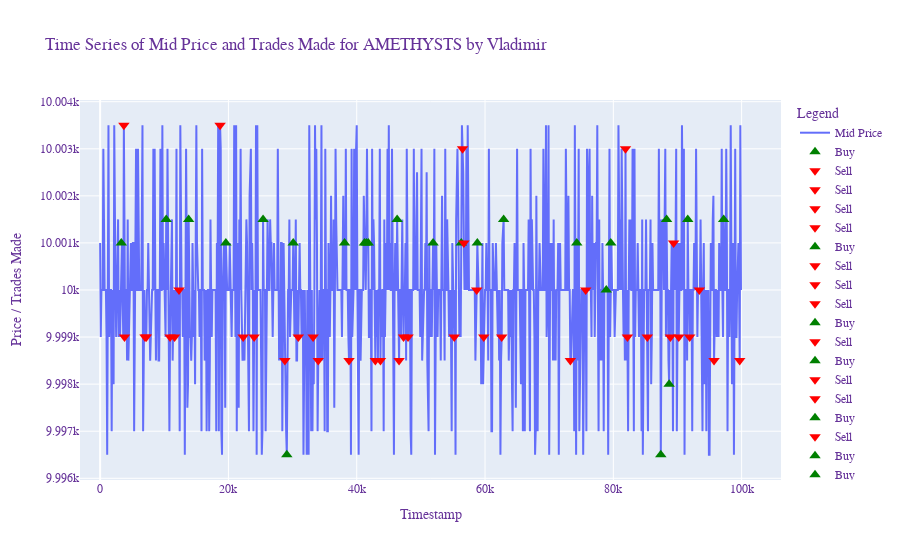
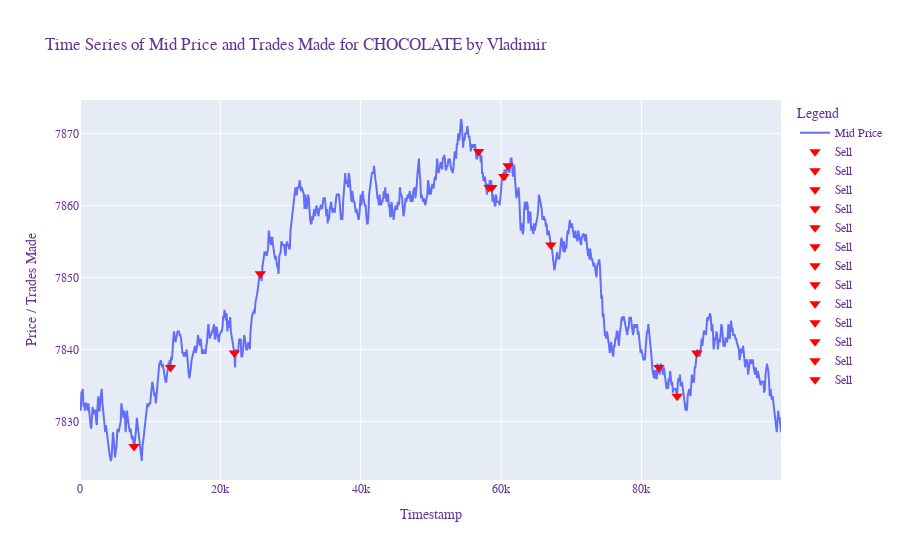
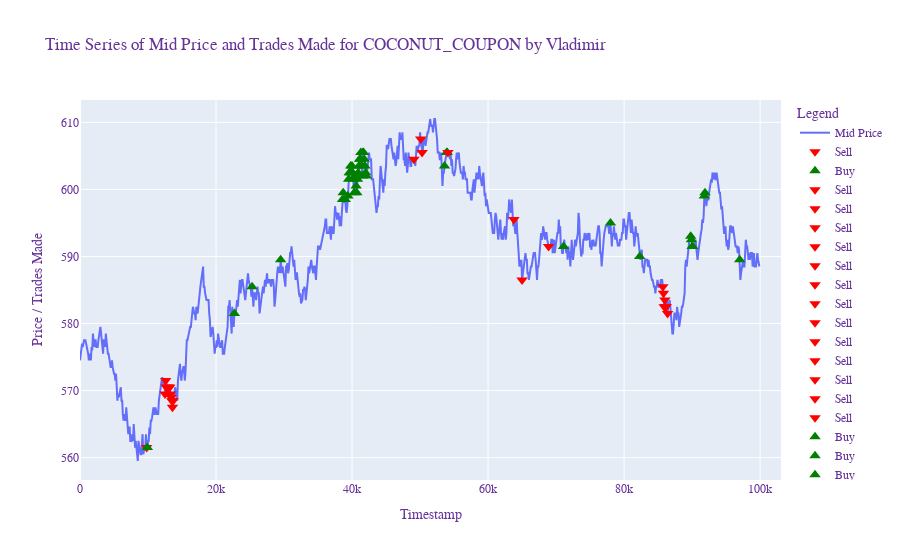
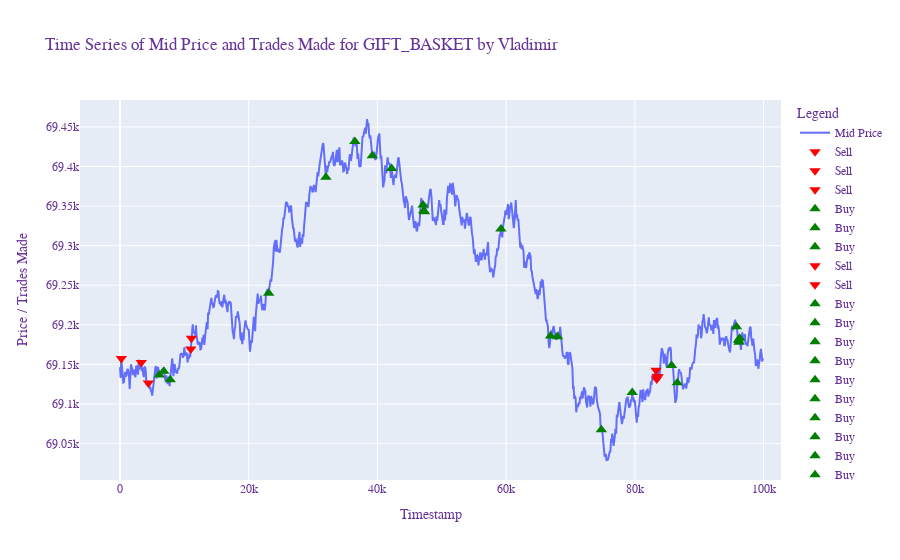

Notebook code for these charts, in order:
### Code cell
for PRODUCT in SYMBOLS_TRADED:
    sections = read_file_sections(r5_live_submission_log)
    activities_data = "\n".join(sections["Activities log:"])
    activities_df = pd.read_csv(StringIO(activities_data), delimiter=";")
    trade_history_text = "\n".join(sections["Trade History:"])
    trades = extract_trades(trade_history_text)
    trade_history_df = pd.DataFrame(trades)

    mid_price_df = activities_df[["timestamp", "product", "mid_price"]]

    # Pivot the DataFrame to normalize it by timestamp with multiple values
    mid_price_df = mid_price_df.pivot_table(
        index="timestamp",
        columns="product",
        values=["mid_price"],
        # aggfunc="mean",
    ).reset_index()

    # Flatten the MultiIndex in columns and rename appropriately
    mid_price_df.columns = [
        f"{col[1].lower()}_{col[0]}" if col[1] else col[0] for col in mid_price_df.columns
    ]

    product_mid_price_column = f"{PRODUCT.lower()}_mid_price"
    assert product_mid_price_column in mid_price_df.columns

    trade_history_df = trade_history_df[
        ((trade_history_df["buyer"] == TRADER) | (trade_history_df["seller"] == TRADER))
        & (trade_history_df["symbol"] == PRODUCT)
    ].copy()

    # Computing signed quantity
    trade_history_df["signed_quantity"] = trade_history_df.apply(
        lambda row: (
            row["quantity"]
            if row["buyer"] == TRADER
            else -row["quantity"] if row["seller"] == TRADER else 0
        ),
        axis=1,
    )

    # Creating pivot table
    trade_history_pivot_df = trade_history_df.pivot_table(
        index="timestamp", columns="symbol", values="signed_quantity", aggfunc="sum"
    )

    trade_history_pivot_df.columns = [
        f"{col}_trades_made" for col in trade_history_pivot_df.columns
    ]

    products_trades_made_column = f"{PRODUCT}_trades_made"

    assert products_trades_made_column in trade_history_pivot_df

    normalized_df = mid_price_df[["timestamp", product_mid_price_column]].copy()
    merged_df = pd.merge(normalized_df, trade_history_pivot_df, on="timestamp", how='left')

    # Creating the plot with Plotly
    fig = go.Figure()

    # Add mid price trace
    fig.add_trace(
        go.Scatter(
            x=merged_df["timestamp"],
            y=merged_df[product_mid_price_column],
            mode="lines",
            name="Mid Price",
        )
    )

    # Add trade arrows
    trade_col = f"{PRODUCT}_trades_made"
    if trade_col in merged_df.columns:
        for _, row in merged_df.iterrows():
            if row[trade_col] > 0:  # Buy
                fig.add_trace(
                    go.Scatter(
                        x=[row["timestamp"]],
                        y=[row[product_mid_price_column]],
                        mode="markers",
                        marker_symbol="triangle-up",
                        marker_color="green",
                        marker_size=10,
                        name="Buy",
                    )
                )
            elif row[trade_col] < 0:  # Sell
                fig.add_trace(
                    go.Scatter(
                        x=[row["timestamp"]],
                        y=[row[product_mid_price_column]],
                        mode="markers",
                        marker_symbol="triangle-down",
                        marker_color="red",
                        marker_size=10,
                        name="Sell",
                    )
                )

    fig.update_layout(
        title=f"Time Series of Mid Price and Trades Made for {PRODUCT} by {TRADER}",
        xaxis_title="Timestamp",
        yaxis_title="Price / Trades Made",
        legend_title="Legend",
        font=dict(family="Courier New, monospace", size=12, color="RebeccaPurple"),
    )


    df = trade_history_df
    df_filtered = df[df["symbol"] == PRODUCT]
    # Filter where trader is either buyer or seller
    df_trader = df_filtered[
        (df_filtered["buyer"] == TRADER) | (df_filtered["seller"] == TRADER)
    ]
    df_trader["cum_qty"] = df_trader["signed_quantity"].cumsum()
    df_trader["cash_value"] = (df_trader["price"] * -df_trader["signed_quantity"]).cumsum()
    final_cash_value = df_trader.iloc[-1]["cash_value"]
    final_qty = df_trader.iloc[-1]["cum_qty"]
    # liq_val = df_trader.iloc[-1]["price"]
    liq_val = activities_df[activities_df["product"] == PRODUCT].iloc[-1]["mid_price"]
    net_pnl = final_cash_value + (final_qty * liq_val)
    print(f"{TRADER}: Net P&L for {PRODUCT} = {net_pnl}")

    # Show the figure
    fig.show()

### Figure 1 — Plotly figure (JSON) as saved in the notebook; plotly's stock layout.template omitted (floating-point values rounded to 4 significant figures; data arrays with more than 128 entries replaced by an {"elided": "..."} marker saying what was removed)
{"data": [{"mode": "lines", "name": "Mid Price", "type": "scatter", "x": {"elided": "1000 int values"}, "y": {"elided": "1000 float values"}}, {"marker": {"color": "green", "size": 10, "symbol": "triangle-up"}, "mode": "markers", "name": "Buy", "type": "scatter", "x": [3300], "y": [10001]}, {"marker": {"color": "red", "size": 10, "symbol": "triangle-down"}, "mode": "markers", "name": "Sell", "type": "scatter", "x": [3700], "y": [10000.0]}, {"marker": {"color": "red", "size": 10, "symbol": "triangle-down"}, "mode": "markers", "name": "Sell", "type": "scatter", "x": [3800], "y": [9999]}, {"marker": {"color": "red", "size": 10, "symbol": "triangle-down"}, "mode": "markers", "name": "Sell", "type": "scatter", "x": [7000], "y": [9999]}, {"marker": {"color": "red", "size": 10, "symbol": "triangle-down"}, "mode": "markers", "name": "Sell", "type": "scatter", "x": [7200], "y": [9999]}, {"marker": {"color": "green", "size": 10, "symbol": "triangle-up"}, "mode": "markers", "name": "Buy", "type": "scatter", "x": [10300], "y": [10000.0]}, {"marker": {"color": "red", "size": 10, "symbol": "triangle-down"}, "mode": "markers", "name": "Sell", "type": "scatter", "x": [10900], "y": [9999]}, {"marker": {"color": "red", "size": 10, "symbol": "triangle-down"}, "mode": "markers", "name": "Sell", "type": "scatter", "x": [11600], "y": [9999]}, {"marker": {"color": "red", "size": 10, "symbol": "triangle-down"}, "mode": "markers", "name": "Sell", "type": "scatter", "x": [12300], "y": [10000]}, {"marker": {"color": "green", "size": 10, "symbol": "triangle-up"}, "mode": "markers", "name": "Buy", "type": "scatter", "x": [13800], "y": [10000.0]}, {"marker": {"color": "red", "size": 10, "symbol": "triangle-down"}, "mode": "markers", "name": "Sell", "type": "scatter", "x": [18700], "y": [10000.0]}, {"marker": {"color": "green", "size": 10, "symbol": "triangle-up"}, "mode": "markers", "name": "Buy", "type": "scatter", "x": [19600], "y": [10001]}, {"marker": {"color": "red", "size": 10, "symbol": "triangle-down"}, "mode": "markers", "name": "Sell", "type": "scatter", "x": [22300], "y": [9999]}, {"marker": {"color": "red", "size": 10, "symbol": "triangle-down"}, "mode": "markers", "name": "Sell", "type": "scatter", "x": [24000], "y": [9999]}, {"marker": {"color": "green", "size": 10, "symbol": "triangle-up"}, "mode": "markers", "name": "Buy", "type": "scatter", "x": [25400], "y": [10000.0]}, {"marker": {"color": "red", "size": 10, "symbol": "triangle-down"}, "mode": "markers", "name": "Sell", "type": "scatter", "x": [28800], "y": [9998.0]}, {"marker": {"color": "green", "size": 10, "symbol": "triangle-up"}, "mode": "markers", "name": "Buy", "type": "scatter", "x": [29100], "y": [9996.0]}, {"marker": {"color": "green", "size": 10, "symbol": "triangle-up"}, "mode": "markers", "name": "Buy", "type": "scatter", "x": [30100], "y": [10001]}, {"marker": {"color": "red", "size": 10, "symbol": "triangle-down"}, "mode": "markers", "name": "Sell", "type": "scatter", "x": [30900], "y": [9999]}, {"marker": {"color": "red", "size": 10, "symbol": "triangle-down"}, "mode": "markers", "name": "Sell", "type": "scatter", "x": [33200], "y": [9999]}, {"marker": {"color": "red", "size": 10, "symbol": "triangle-down"}, "mode": "markers", "name": "Sell", "type": "scatter", "x": [34000], "y": [9998.0]}, {"marker": {"color": "green", "size": 10, "symbol": "triangle-up"}, "mode": "markers", "name": "Buy", "type": "scatter", "x": [38100], "y": [10001]}, {"marker": {"color": "red", "size": 10, "symbol": "triangle-down"}, "mode": "markers", "name": "Sell", "type": "scatter", "x": [38800], "y": [9998.0]}, {"marker": {"color": "green", "size": 10, "symbol": "triangle-up"}, "mode": "markers", "name": "Buy", "type": "scatter", "x": [41200], "y": [10001]}, {"marker": {"color": "green", "size": 10, "symbol": "triangle-up"}, "mode": "markers", "name": "Buy", "type": "scatter", "x": [41500], "y": [10001]}, {"marker": {"color": "green", "size": 10, "symbol": "triangle-up"}, "mode": "markers", "name": "Buy", "type": "scatter", "x": [41800], "y": [10001]}, {"marker": {"color": "red", "size": 10, "symbol": "triangle-down"}, "mode": "markers", "name": "Sell", "type": "scatter", "x": [42900], "y": [9998.0]}, {"marker": {"color": "red", "size": 10, "symbol": "triangle-down"}, "mode": "markers", "name": "Sell", "type": "scatter", "x": [43700], "y": [9998.0]}, {"marker": {"color": "green", "size": 10, "symbol": "triangle-up"}, "mode": "markers", "name": "Buy", "type": "scatter", "x": [46300], "y": [10000.0]}, {"marker": {"color": "red", "size": 10, "symbol": "triangle-down"}, "mode": "markers", "name": "Sell", "type": "scatter", "x": [46600], "y": [9998.0]}, {"marker": {"color": "red", "size": 10, "symbol": "triangle-down"}, "mode": "markers", "name": "Sell", "type": "scatter", "x": [47300], "y": [9999]}, {"marker": {"color": "red", "size": 10, "symbol": "triangle-down"}, "mode": "markers", "name": "Sell", "type": "scatter", "x": [48000], "y": [9999]}, {"marker": {"color": "green", "size": 10, "symbol": "triangle-up"}, "mode": "markers", "name": "Buy", "type": "scatter", "x": [51900], "y": [10001]}, {"marker": {"color": "red", "size": 10, "symbol": "triangle-down"}, "mode": "markers", "name": "Sell", "type": "scatter", "x": [55200], "y": [9999]}, {"marker": {"color": "green", "size": 10, "symbol": "triangle-up"}, "mode": "markers", "name": "Buy", "type": "scatter", "x": [56300], "y": [10001]}, {"marker": {"color": "red", "size": 10, "symbol": "triangle-down"}, "mode": "markers", "name": "Sell", "type": "scatter", "x": [56500], "y": [10003]}, {"marker": {"color": "red", "size": 10, "symbol": "triangle-down"}, "mode": "markers", "name": "Sell", "type": "scatter", "x": [56700], "y": [10001]}, {"marker": {"color": "red", "size": 10, "symbol": "triangle-down"}, "mode": "markers", "name": "Sell", "type": "scatter", "x": [58700], "y": [10000]}, {"marker": {"color": "green", "size": 10, "symbol": "triangle-up"}, "mode": "markers", "name": "Buy", "type": "scatter", "x": [58800], "y": [10001]}, {"marker": {"color": "red", "size": 10, "symbol": "triangle-down"}, "mode": "markers", "name": "Sell", "type": "scatter", "x": [59800], "y": [9999]}, {"marker": {"color": "red", "size": 10, "symbol": "triangle-down"}, "mode": "markers", "name": "Sell", "type": "scatter", "x": [62600], "y": [9999]}, {"marker": {"color": "green", "size": 10, "symbol": "triangle-up"}, "mode": "markers", "name": "Buy", "type": "scatter", "x": [62900], "y": [10000.0]}, {"marker": {"color": "red", "size": 10, "symbol": "triangle-down"}, "mode": "markers", "name": "Sell", "type": "scatter", "x": [73300], "y": [9998.0]}, {"marker": {"color": "green", "size": 10, "symbol": "triangle-up"}, "mode": "markers", "name": "Buy", "type": "scatter", "x": [74300], "y": [10001]}, {"marker": {"color": "red", "size": 10, "symbol": "triangle-down"}, "mode": "markers", "name": "Sell", "type": "scatter", "x": [75700], "y": [10000]}, {"marker": {"color": "green", "size": 10, "symbol": "triangle-up"}, "mode": "markers", "name": "Buy", "type": "scatter", "x": [78900], "y": [10000]}, {"marker": {"color": "green", "size": 10, "symbol": "triangle-up"}, "mode": "markers", "name": "Buy", "type": "scatter", "x": [79600], "y": [10001]}, {"marker": {"color": "red", "size": 10, "symbol": "triangle-down"}, "mode": "markers", "name": "Sell", "type": "scatter", "x": [81900], "y": [10003]}, {"marker": {"color": "red", "size": 10, "symbol": "triangle-down"}, "mode": "markers", "name": "Sell", "type": "scatter", "x": [82200], "y": [9999]}, {"marker": {"color": "red", "size": 10, "symbol": "triangle-down"}, "mode": "markers", "name": "Sell", "type": "scatter", "x": [85300], "y": [9999]}, {"marker": {"color": "green", "size": 10, "symbol": "triangle-up"}, "mode": "markers", "name": "Buy", "type": "scatter", "x": [87400], "y": [9996.0]}, {"marker": {"color": "green", "size": 10, "symbol": "triangle-up"}, "mode": "markers", "name": "Buy", "type": "scatter", "x": [88300], "y": [10000.0]}, {"marker": {"color": "green", "size": 10, "symbol": "triangle-up"}, "mode": "markers", "name": "Buy", "type": "scatter", "x": [88700], "y": [9998]}, {"marker": {"color": "red", "size": 10, "symbol": "triangle-down"}, "mode": "markers", "name": "Sell", "type": "scatter", "x": [88900], "y": [9999]}, {"marker": {"color": "red", "size": 10, "symbol": "triangle-down"}, "mode": "markers", "name": "Sell", "type": "scatter", "x": [89400], "y": [10001]}, {"marker": {"color": "red", "size": 10, "symbol": "triangle-down"}, "mode": "markers", "name": "Sell", "type": "scatter", "x": [90200], "y": [9999]}, {"marker": {"color": "green", "size": 10, "symbol": "triangle-up"}, "mode": "markers", "name": "Buy", "type": "scatter", "x": [91600], "y": [10000.0]}, {"marker": {"color": "red", "size": 10, "symbol": "triangle-down"}, "mode": "markers", "name": "Sell", "type": "scatter", "x": [91900], "y": [9999]}, {"marker": {"color": "red", "size": 10, "symbol": "triangle-down"}, "mode": "markers", "name": "Sell", "type": "scatter", "x": [93400], "y": [10000]}, {"marker": {"color": "red", "size": 10, "symbol": "triangle-down"}, "mode": "markers", "name": "Sell", "type": "scatter", "x": [95700], "y": [9998.0]}, {"marker": {"color": "green", "size": 10, "symbol": "triangle-up"}, "mode": "markers", "name": "Buy", "type": "scatter", "x": [97200], "y": [10000.0]}, {"marker": {"color": "red", "size": 10, "symbol": "triangle-down"}, "mode": "markers", "name": "Sell", "type": "scatter", "x": [99700], "y": [9998.0]}], "layout": {"font": {"color": "RebeccaPurple", "family": "Courier New, monospace", "size": 12}, "legend": {"title": {"text": "Legend"}}, "title": {"text": "Time Series of Mid Price and Trades Made for AMETHYSTS by Vladimir"}, "xaxis": {"title": {"text": "Timestamp"}}, "yaxis": {"title": {"text": "Price / Trades Made"}}}}

### Figure 2 — Plotly figure (JSON) as saved in the notebook; plotly's stock layout.template omitted (floating-point values rounded to 4 significant figures; data arrays with more than 128 entries replaced by an {"elided": "..."} marker saying what was removed)
{"data": [{"mode": "lines", "name": "Mid Price", "type": "scatter", "x": {"elided": "1000 int values"}, "y": {"elided": "1000 float values"}}, {"marker": {"color": "red", "size": 10, "symbol": "triangle-down"}, "mode": "markers", "name": "Sell", "type": "scatter", "x": [7700], "y": [7826.0]}, {"marker": {"color": "red", "size": 10, "symbol": "triangle-down"}, "mode": "markers", "name": "Sell", "type": "scatter", "x": [12900], "y": [7838.0]}, {"marker": {"color": "red", "size": 10, "symbol": "triangle-down"}, "mode": "markers", "name": "Sell", "type": "scatter", "x": [22000], "y": [7840.0]}, {"marker": {"color": "red", "size": 10, "symbol": "triangle-down"}, "mode": "markers", "name": "Sell", "type": "scatter", "x": [25700], "y": [7850.0]}, {"marker": {"color": "red", "size": 10, "symbol": "triangle-down"}, "mode": "markers", "name": "Sell", "type": "scatter", "x": [56800], "y": [7868.0]}, {"marker": {"color": "red", "size": 10, "symbol": "triangle-down"}, "mode": "markers", "name": "Sell", "type": "scatter", "x": [58300], "y": [7862.0]}, {"marker": {"color": "red", "size": 10, "symbol": "triangle-down"}, "mode": "markers", "name": "Sell", "type": "scatter", "x": [58700], "y": [7862.0]}, {"marker": {"color": "red", "size": 10, "symbol": "triangle-down"}, "mode": "markers", "name": "Sell", "type": "scatter", "x": [60400], "y": [7864]}, {"marker": {"color": "red", "size": 10, "symbol": "triangle-down"}, "mode": "markers", "name": "Sell", "type": "scatter", "x": [61000], "y": [7866.0]}, {"marker": {"color": "red", "size": 10, "symbol": "triangle-down"}, "mode": "markers", "name": "Sell", "type": "scatter", "x": [67100], "y": [7854.0]}, {"marker": {"color": "red", "size": 10, "symbol": "triangle-down"}, "mode": "markers", "name": "Sell", "type": "scatter", "x": [82500], "y": [7838.0]}, {"marker": {"color": "red", "size": 10, "symbol": "triangle-down"}, "mode": "markers", "name": "Sell", "type": "scatter", "x": [85100], "y": [7834.0]}, {"marker": {"color": "red", "size": 10, "symbol": "triangle-down"}, "mode": "markers", "name": "Sell", "type": "scatter", "x": [87900], "y": [7840.0]}], "layout": {"font": {"color": "RebeccaPurple", "family": "Courier New, monospace", "size": 12}, "legend": {"title": {"text": "Legend"}}, "title": {"text": "Time Series of Mid Price and Trades Made for CHOCOLATE by Vladimir"}, "xaxis": {"title": {"text": "Timestamp"}}, "yaxis": {"title": {"text": "Price / Trades Made"}}}}

### Figure 3 — Plotly figure (JSON) as saved in the notebook; plotly's stock layout.template omitted (floating-point values rounded to 4 significant figures; data arrays with more than 128 entries replaced by an {"elided": "..."} marker saying what was removed)
{"data": [{"mode": "lines", "name": "Mid Price", "type": "scatter", "x": {"elided": "1000 int values"}, "y": {"elided": "1000 float values"}}, {"marker": {"color": "red", "size": 10, "symbol": "triangle-down"}, "mode": "markers", "name": "Sell", "type": "scatter", "x": [9800], "y": [561.5]}, {"marker": {"color": "green", "size": 10, "symbol": "triangle-up"}, "mode": "markers", "name": "Buy", "type": "scatter", "x": [9900], "y": [561.5]}, {"marker": {"color": "red", "size": 10, "symbol": "triangle-down"}, "mode": "markers", "name": "Sell", "type": "scatter", "x": [12500], "y": [569.5]}, {"marker": {"color": "red", "size": 10, "symbol": "triangle-down"}, "mode": "markers", "name": "Sell", "type": "scatter", "x": [12600], "y": [571.5]}, {"marker": {"color": "red", "size": 10, "symbol": "triangle-down"}, "mode": "markers", "name": "Sell", "type": "scatter", "x": [12700], "y": [570.5]}, {"marker": {"color": "red", "size": 10, "symbol": "triangle-down"}, "mode": "markers", "name": "Sell", "type": "scatter", "x": [12800], "y": [570.5]}, {"marker": {"color": "red", "size": 10, "symbol": "triangle-down"}, "mode": "markers", "name": "Sell", "type": "scatter", "x": [12900], "y": [570.5]}, {"marker": {"color": "red", "size": 10, "symbol": "triangle-down"}, "mode": "markers", "name": "Sell", "type": "scatter", "x": [13000], "y": [570.5]}, {"marker": {"color": "red", "size": 10, "symbol": "triangle-down"}, "mode": "markers", "name": "Sell", "type": "scatter", "x": [13100], "y": [570.5]}, {"marker": {"color": "red", "size": 10, "symbol": "triangle-down"}, "mode": "markers", "name": "Sell", "type": "scatter", "x": [13200], "y": [570.5]}, {"marker": {"color": "red", "size": 10, "symbol": "triangle-down"}, "mode": "markers", "name": "Sell", "type": "scatter", "x": [13300], "y": [569.5]}, {"marker": {"color": "red", "size": 10, "symbol": "triangle-down"}, "mode": "markers", "name": "Sell", "type": "scatter", "x": [13400], "y": [569]}, {"marker": {"color": "red", "size": 10, "symbol": "triangle-down"}, "mode": "markers", "name": "Sell", "type": "scatter", "x": [13500], "y": [568.5]}, {"marker": {"color": "red", "size": 10, "symbol": "triangle-down"}, "mode": "markers", "name": "Sell", "type": "scatter", "x": [13600], "y": [567.5]}, {"marker": {"color": "red", "size": 10, "symbol": "triangle-down"}, "mode": "markers", "name": "Sell", "type": "scatter", "x": [13700], "y": [568.5]}, {"marker": {"color": "green", "size": 10, "symbol": "triangle-up"}, "mode": "markers", "name": "Buy", "type": "scatter", "x": [22700], "y": [581.5]}, {"marker": {"color": "green", "size": 10, "symbol": "triangle-up"}, "mode": "markers", "name": "Buy", "type": "scatter", "x": [25300], "y": [585.5]}, {"marker": {"color": "green", "size": 10, "symbol": "triangle-up"}, "mode": "markers", "name": "Buy", "type": "scatter", "x": [29500], "y": [589.5]}, {"marker": {"color": "green", "size": 10, "symbol": "triangle-up"}, "mode": "markers", "name": "Buy", "type": "scatter", "x": [38600], "y": [598.5]}, {"marker": {"color": "green", "size": 10, "symbol": "triangle-up"}, "mode": "markers", "name": "Buy", "type": "scatter", "x": [38700], "y": [599.5]}, {"marker": {"color": "green", "size": 10, "symbol": "triangle-up"}, "mode": "markers", "name": "Buy", "type": "scatter", "x": [39000], "y": [598.5]}, {"marker": {"color": "green", "size": 10, "symbol": "triangle-up"}, "mode": "markers", "name": "Buy", "type": "scatter", "x": [39400], "y": [599]}, {"marker": {"color": "green", "size": 10, "symbol": "triangle-up"}, "mode": "markers", "name": "Buy", "type": "scatter", "x": [39500], "y": [601.5]}, {"marker": {"color": "green", "size": 10, "symbol": "triangle-up"}, "mode": "markers", "name": "Buy", "type": "scatter", "x": [39600], "y": [602.5]}, {"marker": {"color": "green", "size": 10, "symbol": "triangle-up"}, "mode": "markers", "name": "Buy", "type": "scatter", "x": [39700], "y": [602.5]}, {"marker": {"color": "green", "size": 10, "symbol": "triangle-up"}, "mode": "markers", "name": "Buy", "type": "scatter", "x": [39800], "y": [603.5]}, {"marker": {"color": "green", "size": 10, "symbol": "triangle-up"}, "mode": "markers", "name": "Buy", "type": "scatter", "x": [39900], "y": [602.5]}, {"marker": {"color": "green", "size": 10, "symbol": "triangle-up"}, "mode": "markers", "name": "Buy", "type": "scatter", "x": [40000], "y": [603.5]}, {"marker": {"color": "green", "size": 10, "symbol": "triangle-up"}, "mode": "markers", "name": "Buy", "type": "scatter", "x": [40100], "y": [602.5]}, {"marker": {"color": "green", "size": 10, "symbol": "triangle-up"}, "mode": "markers", "name": "Buy", "type": "scatter", "x": [40200], "y": [601.5]}, {"marker": {"color": "green", "size": 10, "symbol": "triangle-up"}, "mode": "markers", "name": "Buy", "type": "scatter", "x": [40300], "y": [599.5]}, {"marker": {"color": "green", "size": 10, "symbol": "triangle-up"}, "mode": "markers", "name": "Buy", "type": "scatter", "x": [40400], "y": [602]}, {"marker": {"color": "green", "size": 10, "symbol": "triangle-up"}, "mode": "markers", "name": "Buy", "type": "scatter", "x": [40500], "y": [602]}, {"marker": {"color": "green", "size": 10, "symbol": "triangle-up"}, "mode": "markers", "name": "Buy", "type": "scatter", "x": [40600], "y": [600.5]}, {"marker": {"color": "green", "size": 10, "symbol": "triangle-up"}, "mode": "markers", "name": "Buy", "type": "scatter", "x": [40700], "y": [599.5]}, {"marker": {"color": "green", "size": 10, "symbol": "triangle-up"}, "mode": "markers", "name": "Buy", "type": "scatter", "x": [40800], "y": [601.5]}, {"marker": {"color": "green", "size": 10, "symbol": "triangle-up"}, "mode": "markers", "name": "Buy", "type": "scatter", "x": [40900], "y": [602.5]}, {"marker": {"color": "green", "size": 10, "symbol": "triangle-up"}, "mode": "markers", "name": "Buy", "type": "scatter", "x": [41000], "y": [603.5]}, {"marker": {"color": "green", "size": 10, "symbol": "triangle-up"}, "mode": "markers", "name": "Buy", "type": "scatter", "x": [41100], "y": [604.5]}, {"marker": {"color": "green", "size": 10, "symbol": "triangle-up"}, "mode": "markers", "name": "Buy", "type": "scatter", "x": [41200], "y": [604.5]}, {"marker": {"color": "green", "size": 10, "symbol": "triangle-up"}, "mode": "markers", "name": "Buy", "type": "scatter", "x": [41300], "y": [605.5]}, {"marker": {"color": "green", "size": 10, "symbol": "triangle-up"}, "mode": "markers", "name": "Buy", "type": "scatter", "x": [41400], "y": [603.5]}, {"marker": {"color": "green", "size": 10, "symbol": "triangle-up"}, "mode": "markers", "name": "Buy", "type": "scatter", "x": [41500], "y": [602]}, {"marker": {"color": "green", "size": 10, "symbol": "triangle-up"}, "mode": "markers", "name": "Buy", "type": "scatter", "x": [41600], "y": [605.5]}, {"marker": {"color": "green", "size": 10, "symbol": "triangle-up"}, "mode": "markers", "name": "Buy", "type": "scatter", "x": [41700], "y": [605.5]}, {"marker": {"color": "green", "size": 10, "symbol": "triangle-up"}, "mode": "markers", "name": "Buy", "type": "scatter", "x": [41800], "y": [604.5]}, {"marker": {"color": "green", "size": 10, "symbol": "triangle-up"}, "mode": "markers", "name": "Buy", "type": "scatter", "x": [41900], "y": [603.5]}, {"marker": {"color": "green", "size": 10, "symbol": "triangle-up"}, "mode": "markers", "name": "Buy", "type": "scatter", "x": [42000], "y": [602.5]}, {"marker": {"color": "green", "size": 10, "symbol": "triangle-up"}, "mode": "markers", "name": "Buy", "type": "scatter", "x": [42100], "y": [602]}, {"marker": {"color": "red", "size": 10, "symbol": "triangle-down"}, "mode": "markers", "name": "Sell", "type": "scatter", "x": [49100], "y": [604.5]}, {"marker": {"color": "red", "size": 10, "symbol": "triangle-down"}, "mode": "markers", "name": "Sell", "type": "scatter", "x": [50100], "y": [607.5]}, {"marker": {"color": "red", "size": 10, "symbol": "triangle-down"}, "mode": "markers", "name": "Sell", "type": "scatter", "x": [50300], "y": [605.5]}, {"marker": {"color": "green", "size": 10, "symbol": "triangle-up"}, "mode": "markers", "name": "Buy", "type": "scatter", "x": [53600], "y": [603.5]}, {"marker": {"color": "green", "size": 10, "symbol": "triangle-up"}, "mode": "markers", "name": "Buy", "type": "scatter", "x": [53900], "y": [605.5]}, {"marker": {"color": "green", "size": 10, "symbol": "triangle-up"}, "mode": "markers", "name": "Buy", "type": "scatter", "x": [54000], "y": [605.5]}, {"marker": {"color": "red", "size": 10, "symbol": "triangle-down"}, "mode": "markers", "name": "Sell", "type": "scatter", "x": [54100], "y": [605.5]}, {"marker": {"color": "red", "size": 10, "symbol": "triangle-down"}, "mode": "markers", "name": "Sell", "type": "scatter", "x": [63800], "y": [595.5]}, {"marker": {"color": "red", "size": 10, "symbol": "triangle-down"}, "mode": "markers", "name": "Sell", "type": "scatter", "x": [65000], "y": [586.5]}, {"marker": {"color": "red", "size": 10, "symbol": "triangle-down"}, "mode": "markers", "name": "Sell", "type": "scatter", "x": [68900], "y": [591.5]}, {"marker": {"color": "green", "size": 10, "symbol": "triangle-up"}, "mode": "markers", "name": "Buy", "type": "scatter", "x": [71100], "y": [591.5]}, {"marker": {"color": "green", "size": 10, "symbol": "triangle-up"}, "mode": "markers", "name": "Buy", "type": "scatter", "x": [78000], "y": [595]}, {"marker": {"color": "green", "size": 10, "symbol": "triangle-up"}, "mode": "markers", "name": "Buy", "type": "scatter", "x": [82300], "y": [590]}, {"marker": {"color": "red", "size": 10, "symbol": "triangle-down"}, "mode": "markers", "name": "Sell", "type": "scatter", "x": [85700], "y": [585.5]}, {"marker": {"color": "red", "size": 10, "symbol": "triangle-down"}, "mode": "markers", "name": "Sell", "type": "scatter", "x": [85800], "y": [584.5]}, {"marker": {"color": "red", "size": 10, "symbol": "triangle-down"}, "mode": "markers", "name": "Sell", "type": "scatter", "x": [85900], "y": [582.5]}, {"marker": {"color": "red", "size": 10, "symbol": "triangle-down"}, "mode": "markers", "name": "Sell", "type": "scatter", "x": [86000], "y": [583.5]}, {"marker": {"color": "red", "size": 10, "symbol": "triangle-down"}, "mode": "markers", "name": "Sell", "type": "scatter", "x": [86100], "y": [582.5]}, {"marker": {"color": "red", "size": 10, "symbol": "triangle-down"}, "mode": "markers", "name": "Sell", "type": "scatter", "x": [86200], "y": [582.5]}, {"marker": {"color": "red", "size": 10, "symbol": "triangle-down"}, "mode": "markers", "name": "Sell", "type": "scatter", "x": [86400], "y": [581.5]}, {"marker": {"color": "green", "size": 10, "symbol": "triangle-up"}, "mode": "markers", "name": "Buy", "type": "scatter", "x": [89800], "y": [593]}, {"marker": {"color": "green", "size": 10, "symbol": "triangle-up"}, "mode": "markers", "name": "Buy", "type": "scatter", "x": [89900], "y": [592.5]}, {"marker": {"color": "green", "size": 10, "symbol": "triangle-up"}, "mode": "markers", "name": "Buy", "type": "scatter", "x": [90000], "y": [591.5]}, {"marker": {"color": "green", "size": 10, "symbol": "triangle-up"}, "mode": "markers", "name": "Buy", "type": "scatter", "x": [90100], "y": [591.5]}, {"marker": {"color": "green", "size": 10, "symbol": "triangle-up"}, "mode": "markers", "name": "Buy", "type": "scatter", "x": [91800], "y": [599]}, {"marker": {"color": "green", "size": 10, "symbol": "triangle-up"}, "mode": "markers", "name": "Buy", "type": "scatter", "x": [91900], "y": [599.5]}, {"marker": {"color": "green", "size": 10, "symbol": "triangle-up"}, "mode": "markers", "name": "Buy", "type": "scatter", "x": [97000], "y": [589.5]}], "layout": {"font": {"color": "RebeccaPurple", "family": "Courier New, monospace", "size": 12}, "legend": {"title": {"text": "Legend"}}, "title": {"text": "Time Series of Mid Price and Trades Made for COCONUT_COUPON by Vladimir"}, "xaxis": {"title": {"text": "Timestamp"}}, "yaxis": {"title": {"text": "Price / Trades Made"}}}}

### Figure 4 — Plotly figure (JSON) as saved in the notebook; plotly's stock layout.template omitted (floating-point values rounded to 4 significant figures; data arrays with more than 128 entries replaced by an {"elided": "..."} marker saying what was removed)
{"data": [{"mode": "lines", "name": "Mid Price", "type": "scatter", "x": {"elided": "1000 int values"}, "y": {"elided": "1000 float values"}}, {"marker": {"color": "red", "size": 10, "symbol": "triangle-down"}, "mode": "markers", "name": "Sell", "type": "scatter", "x": [200], "y": [69160.0]}, {"marker": {"color": "red", "size": 10, "symbol": "triangle-down"}, "mode": "markers", "name": "Sell", "type": "scatter", "x": [3300], "y": [69150.0]}, {"marker": {"color": "red", "size": 10, "symbol": "triangle-down"}, "mode": "markers", "name": "Sell", "type": "scatter", "x": [4400], "y": [69130.0]}, {"marker": {"color": "green", "size": 10, "symbol": "triangle-up"}, "mode": "markers", "name": "Buy", "type": "scatter", "x": [6100], "y": [69140.0]}, {"marker": {"color": "green", "size": 10, "symbol": "triangle-up"}, "mode": "markers", "name": "Buy", "type": "scatter", "x": [6800], "y": [69140.0]}, {"marker": {"color": "green", "size": 10, "symbol": "triangle-up"}, "mode": "markers", "name": "Buy", "type": "scatter", "x": [7800], "y": [69130.0]}, {"marker": {"color": "red", "size": 10, "symbol": "triangle-down"}, "mode": "markers", "name": "Sell", "type": "scatter", "x": [11000], "y": [69170.0]}, {"marker": {"color": "red", "size": 10, "symbol": "triangle-down"}, "mode": "markers", "name": "Sell", "type": "scatter", "x": [11100], "y": [69183]}, {"marker": {"color": "green", "size": 10, "symbol": "triangle-up"}, "mode": "markers", "name": "Buy", "type": "scatter", "x": [23100], "y": [69240]}, {"marker": {"color": "green", "size": 10, "symbol": "triangle-up"}, "mode": "markers", "name": "Buy", "type": "scatter", "x": [32000], "y": [69390.0]}, {"marker": {"color": "green", "size": 10, "symbol": "triangle-up"}, "mode": "markers", "name": "Buy", "type": "scatter", "x": [36500], "y": [69430.0]}, {"marker": {"color": "green", "size": 10, "symbol": "triangle-up"}, "mode": "markers", "name": "Buy", "type": "scatter", "x": [39200], "y": [69410.0]}, {"marker": {"color": "green", "size": 10, "symbol": "triangle-up"}, "mode": "markers", "name": "Buy", "type": "scatter", "x": [42200], "y": [69400.0]}, {"marker": {"color": "green", "size": 10, "symbol": "triangle-up"}, "mode": "markers", "name": "Buy", "type": "scatter", "x": [47100], "y": [69350.0]}, {"marker": {"color": "green", "size": 10, "symbol": "triangle-up"}, "mode": "markers", "name": "Buy", "type": "scatter", "x": [47200], "y": [69344]}, {"marker": {"color": "green", "size": 10, "symbol": "triangle-up"}, "mode": "markers", "name": "Buy", "type": "scatter", "x": [47300], "y": [69343]}, {"marker": {"color": "green", "size": 10, "symbol": "triangle-up"}, "mode": "markers", "name": "Buy", "type": "scatter", "x": [59200], "y": [69321]}, {"marker": {"color": "green", "size": 10, "symbol": "triangle-up"}, "mode": "markers", "name": "Buy", "type": "scatter", "x": [66900], "y": [69186]}, {"marker": {"color": "green", "size": 10, "symbol": "triangle-up"}, "mode": "markers", "name": "Buy", "type": "scatter", "x": [68000], "y": [69185]}, {"marker": {"color": "green", "size": 10, "symbol": "triangle-up"}, "mode": "markers", "name": "Buy", "type": "scatter", "x": [74800], "y": [69070.0]}, {"marker": {"color": "green", "size": 10, "symbol": "triangle-up"}, "mode": "markers", "name": "Buy", "type": "scatter", "x": [79600], "y": [69110.0]}, {"marker": {"color": "red", "size": 10, "symbol": "triangle-down"}, "mode": "markers", "name": "Sell", "type": "scatter", "x": [83300], "y": [69140.0]}, {"marker": {"color": "red", "size": 10, "symbol": "triangle-down"}, "mode": "markers", "name": "Sell", "type": "scatter", "x": [83400], "y": [69130.0]}, {"marker": {"color": "red", "size": 10, "symbol": "triangle-down"}, "mode": "markers", "name": "Sell", "type": "scatter", "x": [83500], "y": [69130.0]}, {"marker": {"color": "red", "size": 10, "symbol": "triangle-down"}, "mode": "markers", "name": "Sell", "type": "scatter", "x": [83600], "y": [69130.0]}, {"marker": {"color": "green", "size": 10, "symbol": "triangle-up"}, "mode": "markers", "name": "Buy", "type": "scatter", "x": [85700], "y": [69150.0]}, {"marker": {"color": "green", "size": 10, "symbol": "triangle-up"}, "mode": "markers", "name": "Buy", "type": "scatter", "x": [86600], "y": [69127]}, {"marker": {"color": "green", "size": 10, "symbol": "triangle-up"}, "mode": "markers", "name": "Buy", "type": "scatter", "x": [95800], "y": [69200.0]}, {"marker": {"color": "green", "size": 10, "symbol": "triangle-up"}, "mode": "markers", "name": "Buy", "type": "scatter", "x": [96100], "y": [69180.0]}, {"marker": {"color": "green", "size": 10, "symbol": "triangle-up"}, "mode": "markers", "name": "Buy", "type": "scatter", "x": [96200], "y": [69178]}, {"marker": {"color": "green", "size": 10, "symbol": "triangle-up"}, "mode": "markers", "name": "Buy", "type": "scatter", "x": [96300], "y": [69183]}], "layout": {"font": {"color": "RebeccaPurple", "family": "Courier New, monospace", "size": 12}, "legend": {"title": {"text": "Legend"}}, "title": {"text": "Time Series of Mid Price and Trades Made for GIFT_BASKET by Vladimir"}, "xaxis": {"title": {"text": "Timestamp"}}, "yaxis": {"title": {"text": "Price / Trades Made"}}}}
